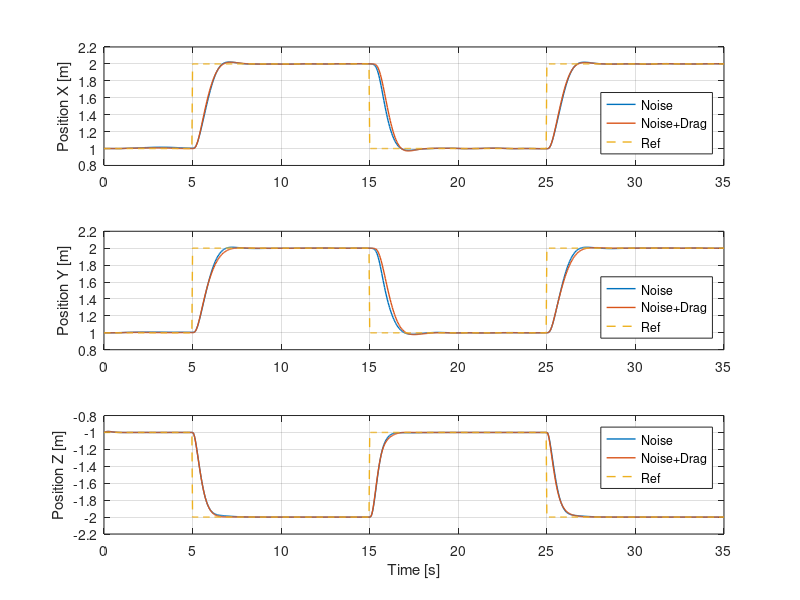
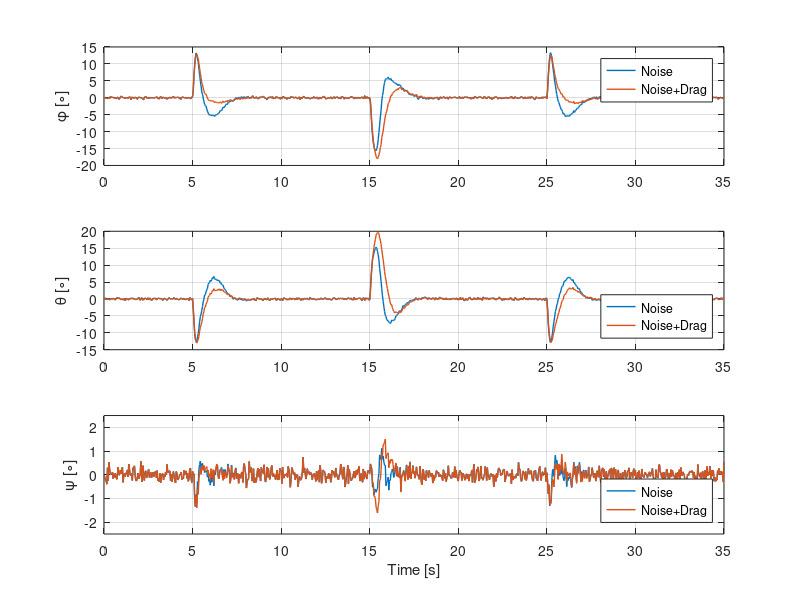

MATLAB code for these plots, in order:
clear;
close all;
clc;

%% Load variables: Nonlinear+noise controller
load("Nonlinear_noise.mat")

% Common variables
r = r_out.';
T_eq = param.nrotor_vehicle_mass_true*param.g;

start_time = 5;
sim_time = start_time + run_time;

time = 0:param.sample_time_measurements_full_state:sim_time;

% Specific variables
u_nl = [total_thrust_cmd body_rates_cmd].';

x_state_nl = full_state_meas(:,1:9).';

x_nl = x_state_nl(1,:);
y_nl = x_state_nl(2,:);
z_nl = x_state_nl(3,:);

roll_nl = x_state_nl(7,:)*180/pi;
pitch_nl = x_state_nl(8,:)*180/pi;
yaw_nl = x_state_nl(9,:)*180/pi;

time_comp_nl = solve_time_out;

%% Load variables: Nonlinear+noise controller
load("Nonlinear_drag_noise.mat")

% Specific variables
u_drag = [total_thrust_cmd body_rates_cmd].';

x_state_drag = full_state_meas(:,1:9).';

x_drag = x_state_drag(1,:);
y_drag= x_state_drag(2,:);
z_drag = x_state_drag(3,:);

roll_drag = x_state_drag(7,:)*180/pi;
pitch_drag = x_state_drag(8,:)*180/pi;
yaw_drag = x_state_drag(9,:)*180/pi;

time_comp_drag = solve_time_out;

% Remove unnecessary variables
clear total_thrust_cmd body_rates_cmd full_state_meas full_state_act...
    run_time param r_out Tini solve_time_out start_time

%% Plots

% % Positions
% f_pos = figure();
% f_pos.Position = [50 100 1450 450];
% t_pos = tiledlayout(1,3,'TileSpacing','tight','Padding','tight');
% title(t_pos,'Positions','FontWeight','bold')
% 
% nexttile
% plot(time, x_nl)
% hold on
% plot(time, x_l)
% hold on
% plot(time, r(1,:))
% ylabel('X [m]') 
% xlabel('Time [s]')
% legend('Nonlinear','Linear','ref','Location','best')
% grid on
% 
% nexttile
% plot(time, y_nl)
% hold on
% plot(time, y_l)
% hold on
% plot(time, r(2,:))
% ylabel('Y [m]') 
% xlabel('Time [s]')
% legend('Nonlinear','Linear','ref','Location','best')
% grid on
% 
% nexttile
% plot(time, z_nl)
% hold on
% plot(time, z_l)
% hold on
% plot(time, r(3,:))
% ylabel('Z [m]') 
% xlabel('Time [s]')
% legend('Nonlinear','Linear','ref','Location','best')
% grid on


% % Euler Angles
% f_ang = figure();
% f_ang.Position = [50 100 1450 600];
% t_ang = tiledlayout(1,3,'TileSpacing','tight','Padding','tight');
% title(t_ang,'Euler Angles','FontWeight','bold')
% 
% nexttile
% plot(time, roll_nl)
% hold on
% plot(time, roll_l)
% ylabel('Phi [º]') 
% xlabel('Time [s]')
% legend('Nonlinear','Linear','Location','best')
% grid on
% 
% nexttile
% plot(time, pitch_nl)
% hold on
% plot(time, pitch_l)
% ylabel('Theta [º]') 
% xlabel('Time [s]')
% legend('Nonlinear','Linear','Location','best')
% grid on
% 
% nexttile
% plot(time, yaw_nl)
% hold on
% plot(time, yaw_l)
% ylabel('Psi [º]') 
% xlabel('Time [s]')
% legend('Nonlinear','Linear','Location','best')
% grid on
% 
% 
% % Thrust
% figure()
% plot(time, u_nl(1,:))
% hold on
% plot(time, u_l(1,:))
% hold on
% plot(time, T_eq*ones(1,length(time)), '--')
% ylabel('T [N]') 
% xlabel('Time [s]')
% legend('Nonlinear','Linear','ref','Location','best')
% grid on

% linewidth = 1;
% 
% % Position XY
% myFigure1 = figure();
% plot(time, x_nl, 'LineWidth',linewidth)
% hold on
% plot(time, x_drag, 'LineWidth',linewidth)
% hold on
% plot(time, y_nl, 'LineWidth',linewidth)
% hold on
% plot(time, y_drag, 'LineWidth',linewidth)
% hold on
% plot(time, r(1,:), '--', 'LineWidth',linewidth)
% ylabel('Position [m]') 
% xlabel('Time [s]')
% legend('X','X_{drag}','Y','Y_{drag}','Ref','Location','east')
% grid on
% xlim([0 35])
% 
% % Position Z
% myFigure2 = figure();
% plot(time, z_nl, 'LineWidth',linewidth)
% hold on
% plot(time, z_drag, 'LineWidth',linewidth)
% hold on
% plot(time, r(3,:), '--', 'LineWidth',linewidth)
% ylabel('Position Z [m]') 
% xlabel('Time [s]')
% legend('Without Drag','With Drag','ref','Location','east')
% grid on
% xlim([0 35])
% 
% % Euler Angles
% myFigure3 = figure();
% plot(time, roll_nl, 'LineWidth',linewidth)
% hold on
% plot(time, roll_drag, 'LineWidth',linewidth)
% hold on
% plot(time, pitch_nl, 'LineWidth',linewidth)
% hold on
% plot(time, pitch_drag, 'LineWidth',linewidth)
% hold on
% plot(time, yaw_nl, 'LineWidth',linewidth)
% hold on
% plot(time, yaw_drag, 'LineWidth',linewidth)
% ylabel('Euler Angles [\circ]') 
% xlabel('Time [s]')
% legend('\phi','\phi_{drag}','\theta','\theta_{drag}','\psi','\psi_{drag}','Location','southeast')
% grid on
% xlim([0 35])

% saveFigAsPDF(myFigure1,'Figures_PDF/XY_drag_noise_model2');
% saveFigAsPDF(myFigure2,'Figures_PDF/Z_drag_noise_model2');
% saveFigAsPDF(myFigure3,'Figures_PDF/Euler_drag_noise_model2');


% figure()
% plot(x_nl,y_nl)
% ylabel('Y [m]') 
% xlabel('X [n]')
% xlim([0.5 2.5])
% ylim([0.5 2.5])
% grid on

linewidth = 1;

% Position XYZ
myFigure4= figure();

subplot(3,1,1)
plot(time, x_nl, 'LineWidth',linewidth)
hold on
plot(time, x_drag, 'LineWidth',linewidth)
hold on
plot(time, r(1,:), '--', 'LineWidth',linewidth)
ylabel('Position X [m]') 
xlim([0 35])
ylim([0.8 2.2])
legend('Noise','Noise+Drag','Ref','Location','southeast')
grid on

subplot(3,1,2)
plot(time, y_nl, 'LineWidth',linewidth)
hold on
plot(time, y_drag, 'LineWidth',linewidth)
hold on
plot(time, r(2,:), '--', 'LineWidth',linewidth)
ylabel('Position Y [m]') 
xlim([0 35])
ylim([0.8 2.2])
legend('Noise','Noise+Drag','Ref','Location','southeast')
grid on

subplot(3,1,3)
plot(time, z_nl, 'LineWidth',linewidth)
hold on
plot(time, z_drag, 'LineWidth',linewidth)
hold on
plot(time, r(3,:), '--', 'LineWidth',linewidth)
ylabel('Position Z [m]') 
xlabel('Time [s]')
xlim([0 35])
ylim([-2.2 -0.8])
legend('Noise','Noise+Drag','Ref','Location','northeast')
grid on

% Euler Angles
myFigure5= figure();

subplot(3,1,1)
plot(time, roll_nl, 'LineWidth',linewidth)
hold on
plot(time, roll_drag, 'LineWidth',linewidth)
ylabel('\phi [\circ]') 
legend('Noise','Noise+Drag','Location','northeast')
grid on
xlim([0 35])

subplot(3,1,2)
plot(time, pitch_nl, 'LineWidth',linewidth)
hold on
plot(time, pitch_drag, 'LineWidth',linewidth)
ylabel('\theta [\circ]') 
legend('Noise','Noise+Drag','Location','southeast')
grid on
xlim([0 35])

subplot(3,1,3)
plot(time, yaw_nl, 'LineWidth',linewidth)
hold on
plot(time, yaw_drag, 'LineWidth',linewidth)
ylabel('\psi [\circ]') 
xlabel('Time [s]')
legend('Noise','Noise+Drag','Location','southeast')
grid on
xlim([0 35])
ylim([-2.5 2.5])

% saveFigAsPDF(myFigure4,'Figures_PDF/Position_drag_noise_model2');
% saveFigAsPDF(myFigure5,'Figures_PDF/Orientation_drag_noise_model2');

